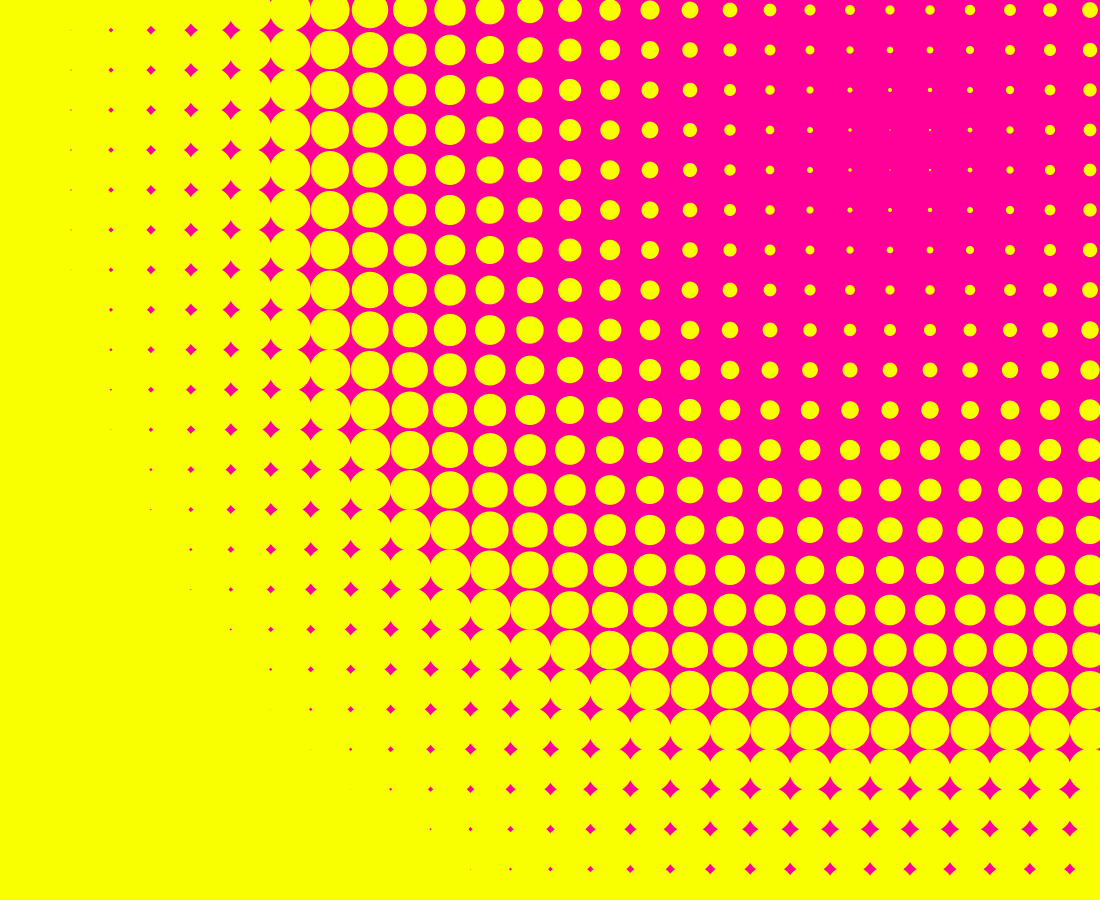
Frame 1 (no input)
Frame 60 (the mouse pressed at the canvas centre just before this capture): identical to frame 1, image omitted
Frame 120 (the mouse held since frame 60 and released just before this capture): identical to frame 1, image omitted

The Processing sketch that drew this single still picture (run headless with seeded random() and noise(); from frame 60 on, the mouse is pressed at the canvas centre):

// Processing sketch: processing_80082
// ── processing_80082.pde

void setup(){
size(1100,900);
smooth();
 
}
 
void draw(){
  background(255,0,153);
  int R=10;
  ellipseMode(RADIUS);
for (int x=R;x<=width-R;x+=4*R){
  for (int y=R;y<=height-R;y+=4*R){
    float d=dist(x,y,900,150);
    float crece=d/30;
    if(crece>R){
      fill(250, 255,0);
      noStroke ();
        ellipse(x,y,crece,crece);
     }else{
         fill(250, 255,0);
      noStroke ();
       ellipse(x,y,crece,crece);
    }
  }
 }
}
